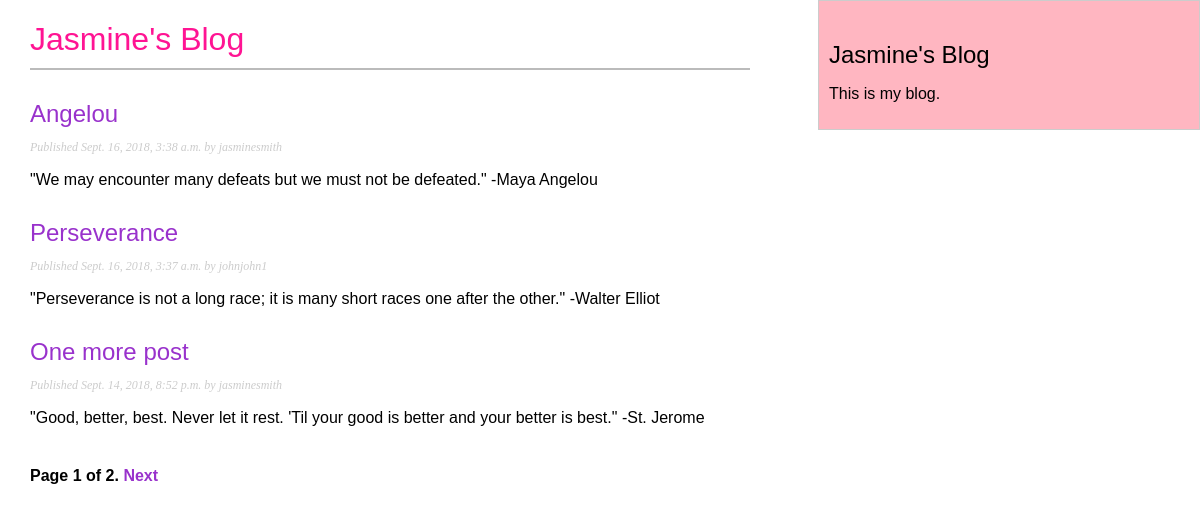
Screenshot of /blog/ with the database file from the repository.
### blog/models.py (models this page shows, shortened)
class Post (models.Model):
    STATUS_CHOICES = (
        ('draft', 'Draft'),
        ('published', 'Published'),
    )
    title = models.CharField(max_length=250)
    slug = models.SlugField(max_length=250,
                            unique_for_date='publish')
    author = models.ForeignKey(User,
                               on_delete=models.CASCADE,
                               related_name='blog_posts')
    body = models.TextField()
    publish = models.DateTimeField(default=timezone.now)
    created = models.DateTimeField(auto_now_add=True)
    updated = models.DateTimeField(auto_now=True)
    status = models.CharField(max_length=10,
                              choices=STATUS_CHOICES,
                              default='draft')
    objects = models.Manager()      # The default manager.
    published = PublishedManager()  # Custom manager.
    def get_absolute_url(self):
        return reverse('blog:post_detail',
                       args=[self.publish.year,
                             self.publish.month,
                             self.publish.day,
                             self.slug])
    class Meta:
        ordering = ('-publish',)

### blog/views.py (the view)
# urls.py: path('',views.PostListView.as_view(), name='post_list'),
class PostListView(ListView):
    queryset = Post.published.all()
    context_object_name = 'posts'
    paginate_by = 3
    template_name = 'blog/post/list.html'

### blog/templates/blog/post/list.html (shortened to what this page needs)
{% extends "blog/base.html" %}
{% block content %}
    <h1>Jasmine's Blog</h1>
    {% for post in posts %}
        <h2>
            <a href="{{ post.get_absolute_url }}">
                {{ post.title }}
            </a>
        </h2>
        <p class="date">
            Published {{ post.publish }} by {{ post.author }}
        </p>
        {{ post.body|truncatewords:30|linebreaks }}
        {% endfor %}
        {% include "pagination.html" with page=page_obj %}
    {% endblock %}

### blog/static/blog/styles.css (style rules this page uses)
body { margin:0; padding:0; font-family:helvetica, sans-serif; }
a { color: darkorchid; text-decoration:none; }
h1 { font-weight:normal; border-bottom:2px solid #bbb; padding:0 0 10px 0; color: deeppink; }
h2 { font-weight:normal; margin:30px 0 0; }
p.date { color:#ccc; font-family: georgia, serif; font-size: 12px; font-style: italic; }

### rows the page displays
Post: title "Angelou", publish "Sept. 16, 2018, 3:38 a.m.", author "jasminesmith", body "\"We may encounter many defeats but we must not be defeated.\" -Maya Angelou"
Post: title "Perseverance", publish "Sept. 16, 2018, 3:37 a.m.", author "johnjohn1", body "\"Perseverance is not a long race; it is many short races one after the other.\" -Walter Elliot"
Post: title "One more post", publish "Sept. 14, 2018, 8:52 p.m.", author "jasminesmith", body "\"Good, better, best. Never let it rest. 'Til your good is better and your better is best.\" -St. Jerome"

### other values shown
{{ page.number }} "1"
{{ page.paginator.num_pages }} "2"
